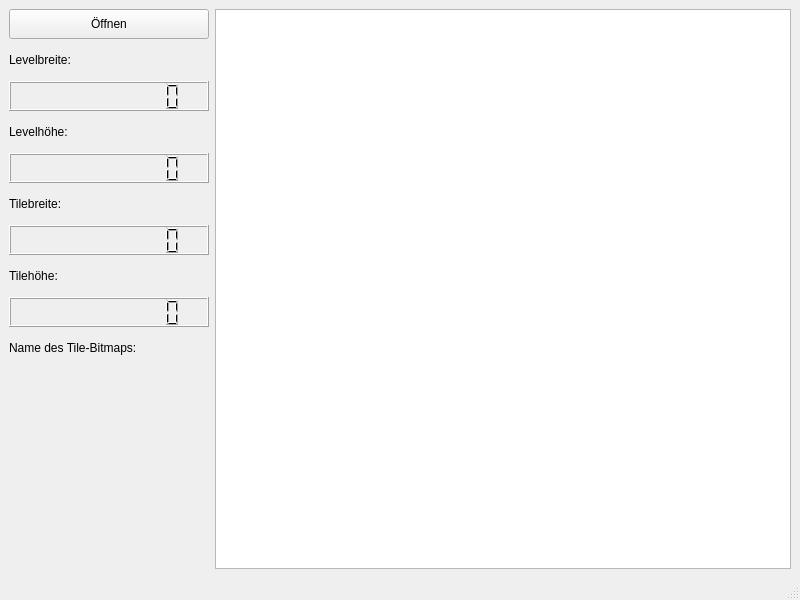
<?xml version="1.0" encoding="UTF-8"?>
<ui version="4.0">
 <class>MainWindow</class>
 <widget class="QMainWindow" name="MainWindow">
  <property name="geometry">
   <rect>
    <x>0</x>
    <y>0</y>
    <width>800</width>
    <height>600</height>
   </rect>
  </property>
  <property name="windowTitle">
   <string>MainWindow</string>
  </property>
  <widget class="QWidget" name="centralwidget">
   <layout class="QHBoxLayout" name="horizontalLayout">
    <item>
     <layout class="QVBoxLayout" name="verticalLayout">
      <item>
       <widget class="QPushButton" name="pushButton">
        <property name="minimumSize">
         <size>
          <width>200</width>
          <height>30</height>
         </size>
        </property>
        <property name="maximumSize">
         <size>
          <width>200</width>
          <height>30</height>
         </size>
        </property>
        <property name="text">
         <string>Öffnen</string>
        </property>
       </widget>
      </item>
      <item>
       <widget class="QLabel" name="label">
        <property name="sizePolicy">
         <sizepolicy hsizetype="Preferred" vsizetype="Preferred">
          <horstretch>0</horstretch>
          <verstretch>0</verstretch>
         </sizepolicy>
        </property>
        <property name="minimumSize">
         <size>
          <width>200</width>
          <height>30</height>
         </size>
        </property>
        <property name="maximumSize">
         <size>
          <width>200</width>
          <height>30</height>
         </size>
        </property>
        <property name="text">
         <string>Levelbreite:</string>
        </property>
       </widget>
      </item>
      <item>
       <widget class="QLCDNumber" name="lcdNumber">
        <property name="sizePolicy">
         <sizepolicy hsizetype="Preferred" vsizetype="Preferred">
          <horstretch>0</horstretch>
          <verstretch>0</verstretch>
         </sizepolicy>
        </property>
        <property name="minimumSize">
         <size>
          <width>200</width>
          <height>30</height>
         </size>
        </property>
        <property name="maximumSize">
         <size>
          <width>200</width>
          <height>30</height>
         </size>
        </property>
        <property name="numDigits">
         <number>10</number>
        </property>
       </widget>
      </item>
      <item>
       <widget class="QLabel" name="label_2">
        <property name="sizePolicy">
         <sizepolicy hsizetype="Preferred" vsizetype="Preferred">
          <horstretch>0</horstretch>
          <verstretch>0</verstretch>
         </sizepolicy>
        </property>
        <property name="minimumSize">
         <size>
          <width>200</width>
          <height>30</height>
         </size>
        </property>
        <property name="maximumSize">
         <size>
          <width>200</width>
          <height>30</height>
         </size>
        </property>
        <property name="text">
         <string>Levelhöhe:</string>
        </property>
       </widget>
      </item>
      <item>
       <widget class="QLCDNumber" name="lcdNumber_2">
        <property name="sizePolicy">
         <sizepolicy hsizetype="Preferred" vsizetype="Preferred">
          <horstretch>0</horstretch>
          <verstretch>0</verstretch>
         </sizepolicy>
        </property>
        <property name="minimumSize">
         <size>
          <width>200</width>
          <height>30</height>
         </size>
        </property>
        <property name="maximumSize">
         <size>
          <width>200</width>
          <height>30</height>
         </size>
        </property>
        <property name="numDigits">
         <number>10</number>
        </property>
       </widget>
      </item>
      <item>
       <widget class="QLabel" name="label_3">
        <property name="sizePolicy">
         <sizepolicy hsizetype="Preferred" vsizetype="Preferred">
          <horstretch>0</horstretch>
          <verstretch>0</verstretch>
         </sizepolicy>
        </property>
        <property name="minimumSize">
         <size>
          <width>200</width>
          <height>30</height>
         </size>
        </property>
        <property name="maximumSize">
         <size>
          <width>200</width>
          <height>30</height>
         </size>
        </property>
        <property name="text">
         <string>Tilebreite:</string>
        </property>
       </widget>
      </item>
      <item>
       <widget class="QLCDNumber" name="lcdNumber_3">
        <property name="sizePolicy">
         <sizepolicy hsizetype="Preferred" vsizetype="Preferred">
          <horstretch>0</horstretch>
          <verstretch>0</verstretch>
         </sizepolicy>
        </property>
        <property name="minimumSize">
         <size>
          <width>200</width>
          <height>30</height>
         </size>
        </property>
        <property name="maximumSize">
         <size>
          <width>200</width>
          <height>30</height>
         </size>
        </property>
        <property name="numDigits">
         <number>10</number>
        </property>
       </widget>
      </item>
      <item>
       <widget class="QLabel" name="label_4">
        <property name="sizePolicy">
         <sizepolicy hsizetype="Preferred" vsizetype="Preferred">
          <horstretch>0</horstretch>
          <verstretch>0</verstretch>
         </sizepolicy>
        </property>
        <property name="minimumSize">
         <size>
          <width>200</width>
          <height>30</height>
         </size>
        </property>
        <property name="maximumSize">
         <size>
          <width>200</width>
          <height>30</height>
         </size>
        </property>
        <property name="text">
         <string>Tilehöhe:</string>
        </property>
       </widget>
      </item>
      <item>
       <widget class="QLCDNumber" name="lcdNumber_4">
        <property name="sizePolicy">
         <sizepolicy hsizetype="Preferred" vsizetype="Preferred">
          <horstretch>0</horstretch>
          <verstretch>0</verstretch>
         </sizepolicy>
        </property>
        <property name="minimumSize">
         <size>
          <width>200</width>
          <height>30</height>
         </size>
        </property>
        <property name="maximumSize">
         <size>
          <width>200</width>
          <height>30</height>
         </size>
        </property>
        <property name="numDigits">
         <number>10</number>
        </property>
       </widget>
      </item>
      <item>
       <widget class="QLabel" name="label_5">
        <property name="sizePolicy">
         <sizepolicy hsizetype="Preferred" vsizetype="Preferred">
          <horstretch>0</horstretch>
          <verstretch>0</verstretch>
         </sizepolicy>
        </property>
        <property name="minimumSize">
         <size>
          <width>200</width>
          <height>30</height>
         </size>
        </property>
        <property name="maximumSize">
         <size>
          <width>200</width>
          <height>30</height>
         </size>
        </property>
        <property name="text">
         <string>Name des Tile-Bitmaps:</string>
        </property>
       </widget>
      </item>
      <item>
       <widget class="QLabel" name="label_6">
        <property name="sizePolicy">
         <sizepolicy hsizetype="Preferred" vsizetype="Preferred">
          <horstretch>0</horstretch>
          <verstretch>0</verstretch>
         </sizepolicy>
        </property>
        <property name="minimumSize">
         <size>
          <width>200</width>
          <height>30</height>
         </size>
        </property>
        <property name="maximumSize">
         <size>
          <width>200</width>
          <height>30</height>
         </size>
        </property>
        <property name="text">
         <string/>
        </property>
       </widget>
      </item>
      <item>
       <spacer name="verticalSpacer">
        <property name="orientation">
         <enum>Qt::Vertical</enum>
        </property>
        <property name="sizeHint" stdset="0">
         <size>
          <width>20</width>
          <height>40</height>
         </size>
        </property>
       </spacer>
      </item>
     </layout>
    </item>
    <item>
     <widget class="QGraphicsView" name="graphicsView">
      <property name="sceneRect">
       <rectf>
        <x>0.000000000000000</x>
        <y>0.000000000000000</y>
        <width>0.000000000000000</width>
        <height>0.000000000000000</height>
       </rectf>
      </property>
      <property name="alignment">
       <set>Qt::AlignCenter</set>
      </property>
     </widget>
    </item>
   </layout>
  </widget>
  <widget class="QMenuBar" name="menubar">
   <property name="geometry">
    <rect>
     <x>0</x>
     <y>0</y>
     <width>800</width>
     <height>25</height>
    </rect>
   </property>
  </widget>
  <widget class="QStatusBar" name="statusbar"/>
 </widget>
 <resources/>
 <connections/>
</ui>
